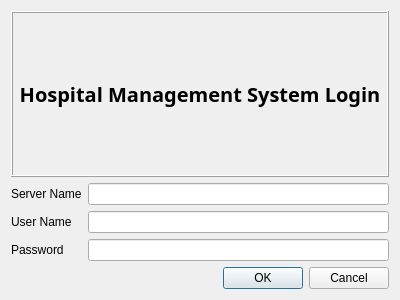
<?xml version="1.0" encoding="UTF-8"?>
<ui version="4.0">
 <class>Dialog</class>
 <widget class="QDialog" name="Dialog">
  <property name="geometry">
   <rect>
    <x>0</x>
    <y>0</y>
    <width>400</width>
    <height>300</height>
   </rect>
  </property>
  <property name="windowTitle">
   <string>Dialog</string>
  </property>
  <layout class="QVBoxLayout" name="verticalLayout_2">
   <item>
    <layout class="QVBoxLayout" name="verticalLayout">
     <item>
      <widget class="QLabel" name="label">
       <property name="font">
        <font>
         <family>Lucida Calligraphy</family>
         <pointsize>15</pointsize>
         <weight>75</weight>
         <bold>true</bold>
         <stylestrategy>PreferAntialias</stylestrategy>
        </font>
       </property>
       <property name="autoFillBackground">
        <bool>false</bool>
       </property>
       <property name="frameShape">
        <enum>QFrame::Box</enum>
       </property>
       <property name="frameShadow">
        <enum>QFrame::Raised</enum>
       </property>
       <property name="text">
        <string>Hospital Management System Login</string>
       </property>
       <property name="scaledContents">
        <bool>true</bool>
       </property>
       <property name="alignment">
        <set>Qt::AlignCenter</set>
       </property>
       <property name="wordWrap">
        <bool>true</bool>
       </property>
      </widget>
     </item>
     <item>
      <layout class="QGridLayout" name="gridLayout">
       <item row="0" column="0">
        <widget class="QLabel" name="label_2">
         <property name="text">
          <string>Server Name</string>
         </property>
         <property name="buddy">
          <cstring>lineEditServer</cstring>
         </property>
        </widget>
       </item>
       <item row="0" column="1">
        <widget class="QLineEdit" name="lineEditServer"/>
       </item>
       <item row="1" column="0">
        <widget class="QLabel" name="label_3">
         <property name="text">
          <string>User Name</string>
         </property>
         <property name="buddy">
          <cstring>lineEditUser</cstring>
         </property>
        </widget>
       </item>
       <item row="1" column="1">
        <widget class="QLineEdit" name="lineEditUser"/>
       </item>
       <item row="2" column="0">
        <widget class="QLabel" name="label_4">
         <property name="text">
          <string>Password</string>
         </property>
         <property name="buddy">
          <cstring>lineEditPassword</cstring>
         </property>
        </widget>
       </item>
       <item row="2" column="1">
        <widget class="QLineEdit" name="lineEditPassword"/>
       </item>
      </layout>
     </item>
    </layout>
   </item>
   <item>
    <widget class="QDialogButtonBox" name="buttonBox">
     <property name="orientation">
      <enum>Qt::Horizontal</enum>
     </property>
     <property name="standardButtons">
      <set>QDialogButtonBox::Cancel|QDialogButtonBox::Ok</set>
     </property>
    </widget>
   </item>
  </layout>
 </widget>
 <resources/>
 <connections>
  <connection>
   <sender>buttonBox</sender>
   <signal>accepted()</signal>
   <receiver>Dialog</receiver>
   <slot>accept()</slot>
   <hints>
    <hint type="sourcelabel">
     <x>248</x>
     <y>254</y>
    </hint>
    <hint type="destinationlabel">
     <x>157</x>
     <y>274</y>
    </hint>
   </hints>
  </connection>
  <connection>
   <sender>buttonBox</sender>
   <signal>rejected()</signal>
   <receiver>Dialog</receiver>
   <slot>reject()</slot>
   <hints>
    <hint type="sourcelabel">
     <x>316</x>
     <y>260</y>
    </hint>
    <hint type="destinationlabel">
     <x>286</x>
     <y>274</y>
    </hint>
   </hints>
  </connection>
 </connections>
</ui>
